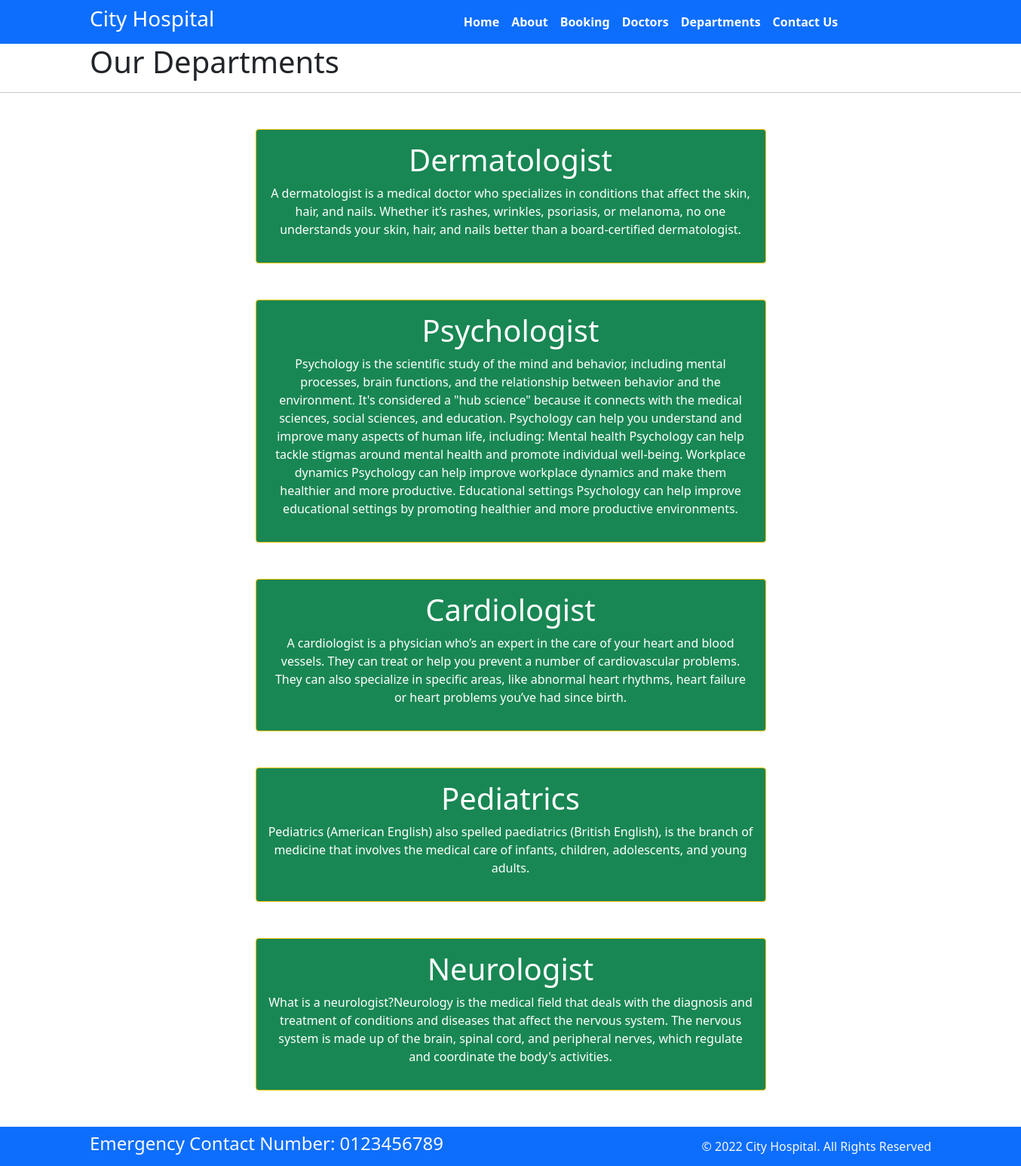
Page /department/ on the committed database.
### homeapp/models.py (models this page shows, shortened)
class Department(models.Model):
    dep_name=models.CharField(max_length=100)
    dep_description=models.TextField()

### homeapp/views.py (the view)
# urls.py: path('department/',views.department,name='department')
def department(request):
    depart=Department.objects.all()
    return render (request,'department.html',{'depart':depart})

### templates/department.html (shortened to what this page needs)
{% extends 'base.html' %}
{% block content %}
<h1 class="container" >Our Departments </h1>
<hr>
{% for d in depart %}
<div class="mx-auto w-50 bg-success text-center text-white p-3 my-5 border border-warning rounded ">
   <h1>
    {{d.dep_name}}
   </h1>
   <p>{{d.dep_description}}</p>
</div>
 {% endfor %}
 {% endblock %}

### rows in the picture
Department: dep_name "Dermatologist", dep_description "A dermatologist is a medical doctor who specializes in conditions that affect the skin, hair, and nails. Whether it’s rashes, wrinkles, psoriasis, or melanoma, no one understands your skin, hair, and nails better than a board-certified dermatologist."
Department: dep_name "Psychologist", dep_description "Psychology is the scientific study of the mind and behavior, including mental processes, brain functions, and the relationship between behavior and the environment. It's considered a \"hub science\" because it connects with the medical sciences, social sciences, and education. Psychology can help you understand and improve many aspects of human life, including: Mental health Psychology can help tackle stigmas around mental health and promote individual well-being. Workplace dynamics Psychology can help improve workplace dynamics and make them healthier and more productive. Educational settings Psychology can help improve educational settings by promoting healthier and more productive…"
Department: dep_name "Cardiologist", dep_description "A cardiologist is a physician who’s an expert in the care of your heart and blood vessels. They can treat or help you prevent a number of cardiovascular problems. They can also specialize in specific areas, like abnormal heart rhythms, heart failure or heart problems you’ve had since birth."
Department: dep_name "Pediatrics", dep_description "Pediatrics (American English) also spelled paediatrics (British English), is the branch of medicine that involves the medical care of infants, children, adolescents, and young adults."
Department: dep_name "Neurologist", dep_description "What is a neurologist?Neurology is the medical field that deals with the diagnosis and treatment of conditions and diseases that affect the nervous system. The nervous system is made up of the brain, spinal cord, and peripheral nerves, which regulate and coordinate the body's activities."
